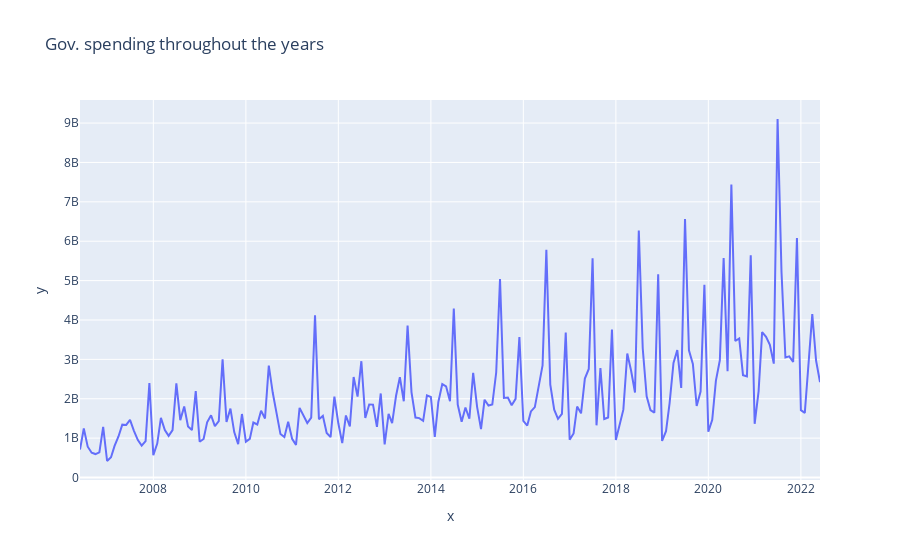

Write notebook code for a chart like this one.
### Code cell
import plotly.express as px

fig = px.line(x=to_use.index.astype(str), y=to_use['AMOUNT'], title='Gov. spending throughout the years')
fig.show()

### Figure 1 — Plotly figure (JSON) as saved in the notebook; plotly's stock layout.template omitted (floating-point values rounded to 4 significant figures; data arrays with more than 128 entries replaced by an {"elided": "..."} marker saying what was removed)
{"data": [{"hovertemplate": "x=%{x}<br>y=%{y}<extra></extra>", "legendgroup": "", "line": {"color": "#636efa", "dash": "solid"}, "marker": {"symbol": "circle"}, "mode": "lines", "name": "", "orientation": "v", "showlegend": false, "type": "scatter", "x": {"elided": "193 str values"}, "xaxis": "x", "y": {"elided": "193 float values"}, "yaxis": "y"}], "layout": {"legend": {"tracegroupgap": 0}, "title": {"text": "Gov. spending throughout the years"}, "xaxis": {"anchor": "y", "domain": [0, 1], "title": {"text": "x"}}, "yaxis": {"anchor": "x", "domain": [0, 1], "title": {"text": "y"}}}}
